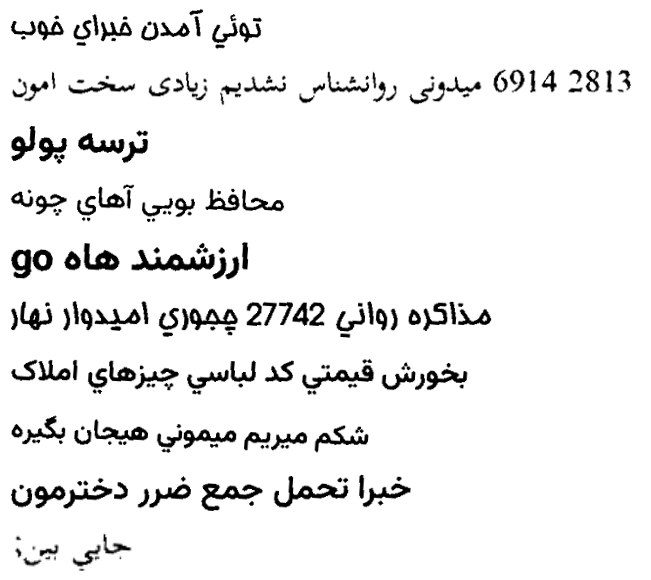
#> input picture samples/test_doc_crops_montage.png, 651 x 580 px
$ python -i preprocessing.py   (imports and definitions only)
#> lines starting #> are read from the running program, lines starting #| are printed output that depends on the picture; after the words box and inside, x2 and y2 are one past the last pixel; in counts of white or black regions, pixels touching at a corner belong together
#> further down, picture is the input picture: shape (580, 651); min 0, max 255, mean 238.7
"""
پیش‌پردازش تصویر برای پایپ‌لاین OCR فارسی/انگلیسی.
شامل: باینری‌سازی و اصلاح کجی (deskew).
"""
import numpy as np
import cv2


def binarize(gray_arr):
    """تصویر خاکستری را می‌گیرد و تصویر باینری برمی‌گرداند (پس‌زمینه=0، متن=255)."""
    blurred = cv2.GaussianBlur(gray_arr, (3, 3), 0)
    _, bw = cv2.threshold(blurred, 0, 255, cv2.THRESH_BINARY_INV | cv2.THRESH_OTSU)
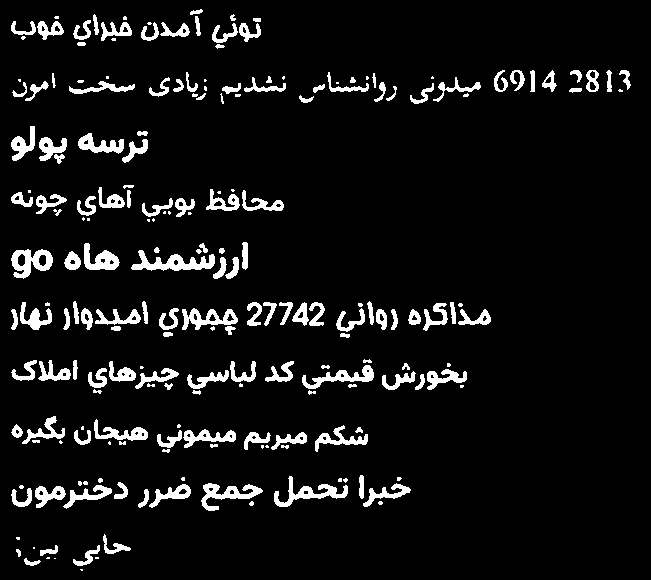
#> bw: shape (580, 651); 7.2% white; 209 white regions (57 under 20 px), largest, box (x1, y1, x2, y2) and area: (131, 250, 215, 271) 829, (274, 476, 348, 507) 699, (11, 249, 53, 279) 688
    return bw


def deskew(bw):
    """زاویه کجی سند را با minAreaRect پیدا و اصلاح می‌کند. ورودی/خروجی تصویر باینری است."""
    coords = np.column_stack(np.where(bw > 0))
#> coords = 27293 pairs, first value 9 to 570, second value 11 to 630
    if len(coords) < 20:
        return bw, 0.0
    angle = cv2.minAreaRect(coords)[-1]
#> angle = -90
    if angle < -45:
        angle = -(90 + angle)
#> angle = 0
    else:
        angle = -angle
    (h, w) = bw.shape
#> h = 580; w = 651
    center = (w // 2, h // 2)
#> center = (325, 290)
    m = cv2.getRotationMatrix2D(center, angle, 1.0)
#> m = [[1, 0, 0], [0, 1, 0]]
    rotated = cv2.warpAffine(bw, m, (w, h), flags=cv2.INTER_CUBIC,
                              borderMode=cv2.BORDER_CONSTANT, borderValue=0)
    return rotated, angle


def preprocess_document(gray_arr):
    """پایپ‌لاین کامل پیش‌پردازش: باینری‌سازی + deskew. یک تصویر خاکستری خام می‌گیرد."""
    bw = binarize(gray_arr)
    bw_deskewed, angle = deskew(bw)
#> angle = 0
    return bw_deskewed, angle

>>> import cv2
>>> picture = cv2.imread('../samples/test_doc_crops_montage.png', cv2.IMREAD_GRAYSCALE)
>>> result = preprocess_document(picture)

$ run again, on samples/test_doc_fa_printed.png
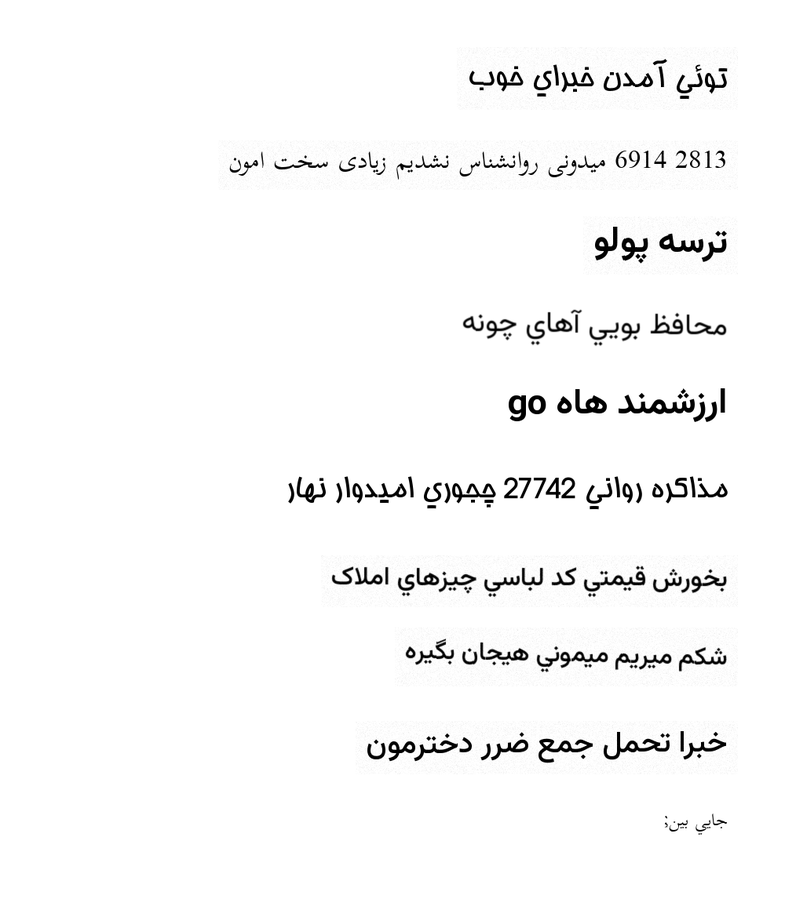
#> input picture samples/test_doc_fa_printed.png, 785 x 899 px, shrunk from 1000 x 1146 before the run
#> picture is the input picture: shape (899, 785); min 0, max 255, mean 248.4
#> in binarize, `_, bw = cv2.threshold(blurred, 0, 255, cv2.THRESH_BINARY_INV | cv2.THR..`:
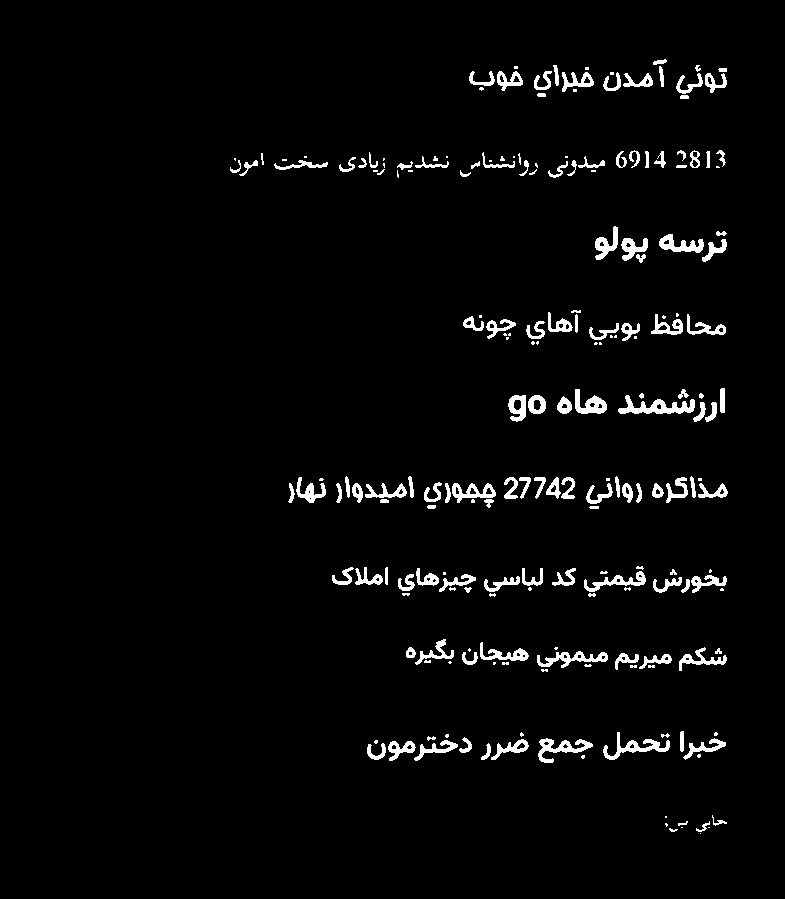
#> bw: shape (899, 785); 3% white; 208 white regions (70 under 20 px), largest, box (x1, y1, x2, y2) and area: (618, 395, 695, 414) 685, (603, 732, 670, 760) 537, (538, 738, 593, 763) 520
#> coords = 21055 pairs, first value 59 to 833, second value 230 to 727
#> in deskew, `angle = cv2.minAreaRect(coords)[-1]`: angle = -89.86
#> in deskew, `angle = -(90 + angle)`: angle = -0.135
#> m = [[1, -0.00236, 1.06], [0.00236, 1, -0.925]]
#> in deskew, `rotated = cv2.warpAffine(bw, m, (w, h), flags=cv2.INTER_CUBIC, borderM..`:
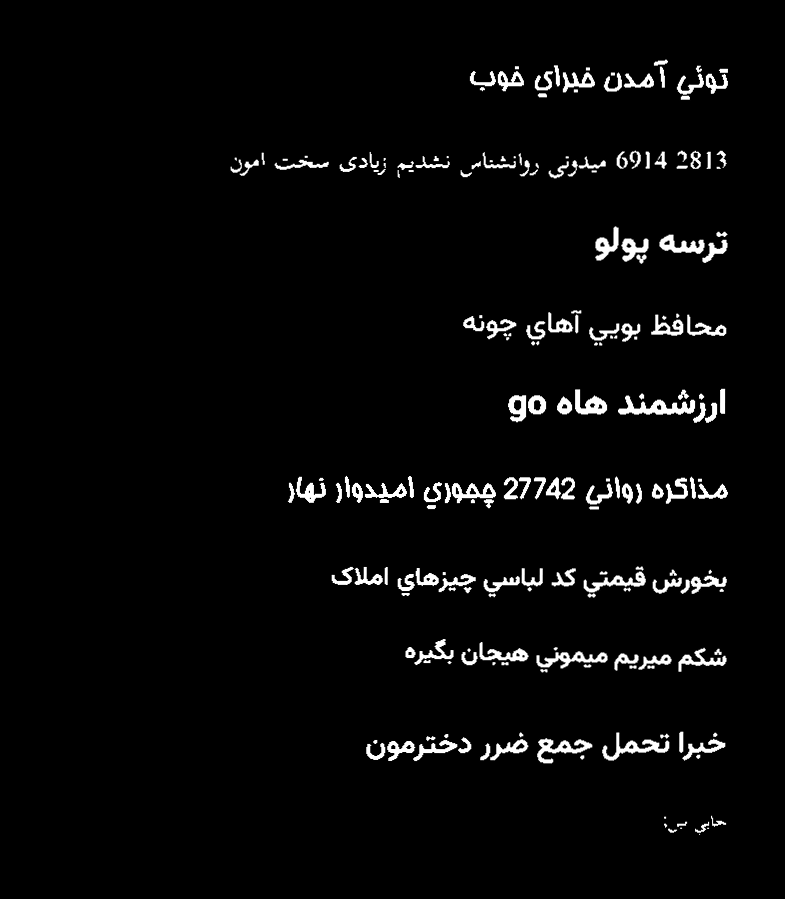
#> rotated: shape (899, 785); min 0, max 255, mean 7.6
#> in preprocess_document, `bw_deskewed, angle = deskew(bw)`: angle = -0.135
